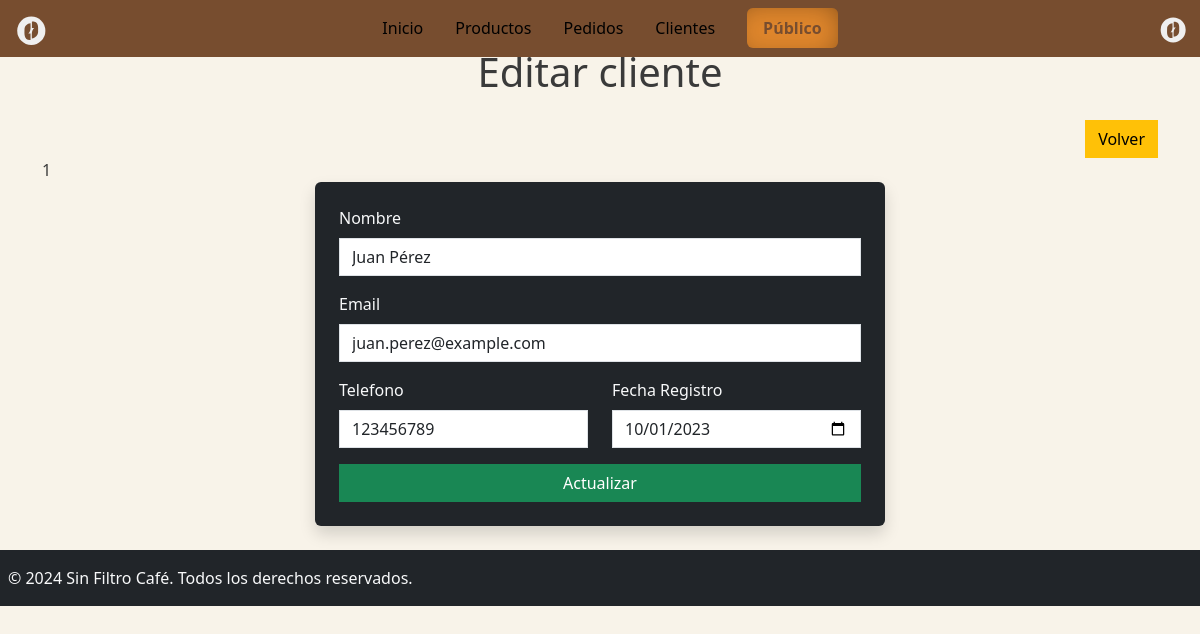
Page /admin/vistas/cliente/editar.php?id=1 (signed in) on the committed database.
### tables this page shows
CREATE TABLE `clientes` (
  `id` int(11) NOT NULL,
  `nombre` varchar(100) NOT NULL,
  `email` varchar(100) NOT NULL,
  `telefono` varchar(15) DEFAULT NULL,
  `fecha_registro` date DEFAULT curdate()
);

### admin/vistas/cliente/editar.php (the view, shortened to what this page needs)
<?php
require_once "../../../includes/header.php";
if ($_SERVER['REQUEST_METHOD'] == 'GET' && isset($_GET['id'])) {
    $id = $_GET['id'];
    try {
        $conexion = conectarBaseDatos();
        $sql = "SELECT * FROM clientes WHERE id = :id";
        $stmt = $conexion->prepare($sql);
        $stmt->execute([':id' => $id]);
        $cliente = $stmt->fetch(PDO::FETCH_ASSOC);
    } catch (PDOException $e) {
        die('<div class="alert alert-danger">Error al obtener el cliente: ' . $e->getMessage() . '</div>');
    }
}
?>
<div class="container mt-5">
    <h1 class="text-center mb-4">Editar cliente</h1>
    <?= include "../../../includes/atras.php"; ?>
    <?php if (isset($cliente)): ?>
        <div class="row">
            <form method="POST" action="editar.php" class="shadow p-4 rounded bg-dark col-12 col-md-8 col-lg-6 offset-md-2 offset-lg-3">
                <div class="mb-3">
                    <label for="nombre" class="form-label text-light">Nombre</label>
                    <input type="text" name="nombre" class="form-control" id="nombre"
                        value="<?= htmlspecialchars($cliente['nombre']) ?>" required>
                </div>
                <div class="mb-3">
                    <label for="email" class="form-label text-light">Email</label>
                    <input type="text" name="email" class="form-control" id="email" value="<?= htmlspecialchars($cliente['email']) ?>" required>
                </div>
                <div class="row">
                    <div class="mb-3 col">
                        <label for="telefono" class="form-label text-light">Telefono</label>
                        <input type="tel" name="telefono" class="form-control" id="telefono"
                            value="<?= htmlspecialchars($cliente['telefono']) ?>" required>
                    </div>
                    <div class="mb-3 col">
                        <label for="fecha_registro" class="form-label text-light">Fecha Registro</label>
                        <input type="date" name="fecha_registro" class="form-control" id="fecha_registro"
                            value="<?= htmlspecialchars($cliente['fecha_registro']) ?>" required>
                    </div>
                </div>
                <button type="submit" class="btn btn-success w-100">Actualizar</button>
            </form>
        </div>
    <?php else: ?>
        <p class="text-danger">ID de cliente inválido.</p>
    <?php endif; ?>
</div>
<?php
require_once "../../../includes/footer.php";
?>

### styles/style.css (style rules this page uses)
* { box-sizing: border-box; margin: 0; padding: 0; }
body { background-color: #f8f3e9; color: #3a3a3a; display: flex; flex-direction: column; min-height: 100vh; }
.form-control, .btn { border-radius: 0; }

### rows in the picture
clientes: nombre "Juan Pérez", email "juan.perez@example.com", telefono "123456789", fecha_registro "10/01/2023"

### other values in the picture
include "../../../includes/atras.php" "1"
